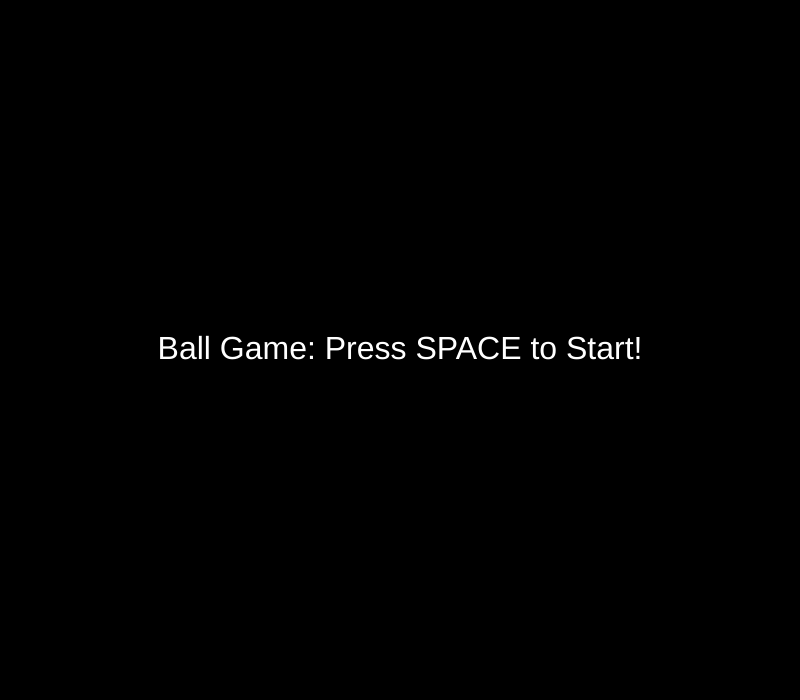
Frame 1 (no input)
Frame 60 (no input): identical to frame 1, image omitted
Frame 120 (the mouse pressed at the canvas centre since frame 60): identical to frame 1, image omitted

The p5.js sketch that drew this single still picture (run headless with seeded random() and noise() and a simulated clock; from frame 60 on, the mouse is pressed at the canvas centre):

// p5.js sketch
// ── sketch.js
/*

Short Study #5
By Francky Duperval

Using the for and while loops, I am modifying my code for my ball game.

The sketch must include the following:
At least one conditional statement
At least two for loops that create a pattern of some kind
A developed concept and techniques moving beyond the in-class demos
*/

let mode = 3; // Ball game mode

// ===== MODE 3 VARIABLES =====
let g3_ballX, g3_ballY;
let g3_ballDX = 6; // Changed from 5 to 6 for different angle
let g3_ballDY = -4; // Changed from -5 to -4 for different angle and speed
let g3_ballSize = 50;

let paddleX;
let paddleWidth = 120;
let paddleHeight = 15;

let targets = []; // good orbs
let hazards = []; // red orbs

let gameState = "playing"; // "playing", "win", "lose"
let gameStarted = false; // For home screen
let spaceHideTime = 0; // Timer for hiding hazards
let stars = []; // Array for stars

function setup() {
  createCanvas(800, 700);
}

function draw() {
  // ===== MODE 3 DRAWING =====
  background(0);

  // Home screen
  if (!gameStarted) {
    fill(255);
    textSize(32);
    textAlign(CENTER, CENTER);
    text("Ball Game: Press SPACE to Start!", width/2, height/2);
    return; // Exit early to show only the home screen
  }

  // Stars when hiding hazards
  if (millis() < spaceHideTime) {
    fill(255);
    noStroke();
    for (let s of stars) {
      ellipse(s.x, s.y, 2, 2);
    }
  }

  // ===== GAME OVER SCREENS =====
  if (gameState === "win") {
    fill(0, 255, 0);
    textSize(50);
    textAlign(CENTER, CENTER);
    text("YOU WIN!", width/2, height/2);
    textSize(24);
    text("Press 3 to restart", width/2, height/2 + 60);
    return;
  }

  if (gameState === "lose") {
    fill(255, 0, 0);
    textSize(50);
    textAlign(CENTER, CENTER);
    text("YOU LOSE!", width/2, height/2);
    textSize(24);
    text("Press 3 to restart", width/2, height/2 + 60);
    return;
  }

  // ===== PADDLE =====
  paddleX = mouseX;
  fill(0, 0, 255);
  rectMode(CENTER);
  rect(paddleX, height - 30, paddleWidth, paddleHeight);

  // ===== BALL =====
  g3_ballX += g3_ballDX;
  g3_ballY += g3_ballDY;

  // Bounce off walls
  if (g3_ballX < 0 || g3_ballX > width) g3_ballDX *= -1;
  if (g3_ballY < 0) g3_ballDY *= -1;

  // Bounce off bottom (optional: you could lose here instead)
  if (g3_ballY > height) g3_ballDY *= -1;

  // Bounce off paddle
  if (
    g3_ballY + g3_ballSize/2 > height - 30 - paddleHeight/2 &&
    g3_ballX > paddleX - paddleWidth/2 &&
    g3_ballX < paddleX + paddleWidth/2
  ) {
    g3_ballDY *= -1;
  }

  // Ball color (reuse your random style)
  fill(random(255), random(255), random(255));
  ellipse(g3_ballX, g3_ballY, g3_ballSize);

  // ===== TARGET ORBS (WIN) =====
  for (let i = targets.length - 1; i >= 0; i--) {
    let t = targets[i];
    fill(t.color[0], t.color[1], t.color[2]);
    ellipse(t.x, t.y, t.size);

    let d = dist(g3_ballX, g3_ballY, t.x, t.y);
    if (d < (g3_ballSize/2 + t.size/2)) {
      targets.splice(i, 1); // remove orb
    }
  }

  // Win condition
  if (targets.length === 0) {
    gameState = "win";
  }

  // ===== HAZARD ORBS (LOSE) =====
  for (let h of hazards) {
    if (millis() >= spaceHideTime) { // Only draw if not hidden
      fill(255, 0, 0);
      ellipse(h.x, h.y, h.size);
    }

    // Only check collision if not hidden
    if (millis() >= spaceHideTime) {
      let d = dist(g3_ballX, g3_ballY, h.x, h.y);
      if (d < (g3_ballSize/2 + h.size/2)) {
        gameState = "lose";
      }
    }
  }
}

function keyPressed() {
  if (key === '3') {
    mode = 3; // Ball game mode

    // Reset ball
    g3_ballX = width / 2;
    g3_ballY = height / 2;
    g3_ballDX = 6;
    g3_ballDY = -4;

    // Paddle
    paddleX = width / 2;

    // Reset game state
    gameState = "playing";
    gameStarted = false; // Back to home screen

    // Create target orbs (3 to win)
    targets = [];
    for (let i = 0; i < 3; i++) {
      targets.push({
        x: random(50, width - 50),
        y: random(50, height / 2),
        size: 25,
        color: [random(255), random(255), random(255)]
      });
    }

    // Create hazard orbs (red)
    hazards = [];
    for (let i = 0; i < 3; i++) {
      hazards.push({
        x: random(50, width - 50),
        y: random(50, height / 2),
        size: 25
      });
    }
  } else if (key === ' ') { // Spacebar
    if (!gameStarted) {
      gameStarted = true; // Start the game if on home screen
    } else {
      spaceHideTime = millis() + 1000; // Hide hazards for 1 second
      // Generate stars
      stars = [];
      let starCount = 0;
      while (starCount < 50) { // While loop for random stars
        stars.push({x: random(width), y: random(height)});
        starCount++;
      }
      for (let i = 0; i < 10; i++) { // First for loop: rows
        for (let j = 0; j < 8; j++) { // Second for loop: columns
          stars.push({x: i * 80 + 40, y: j * 70 + 35});
        }
      }
    }
  } else if (key === 'a' || key === 'A') {
    g3_ballDX = -g3_ballDX; // Reverse x-direction
    g3_ballDX *= 1.2; // Boost x-speed
  }
}
